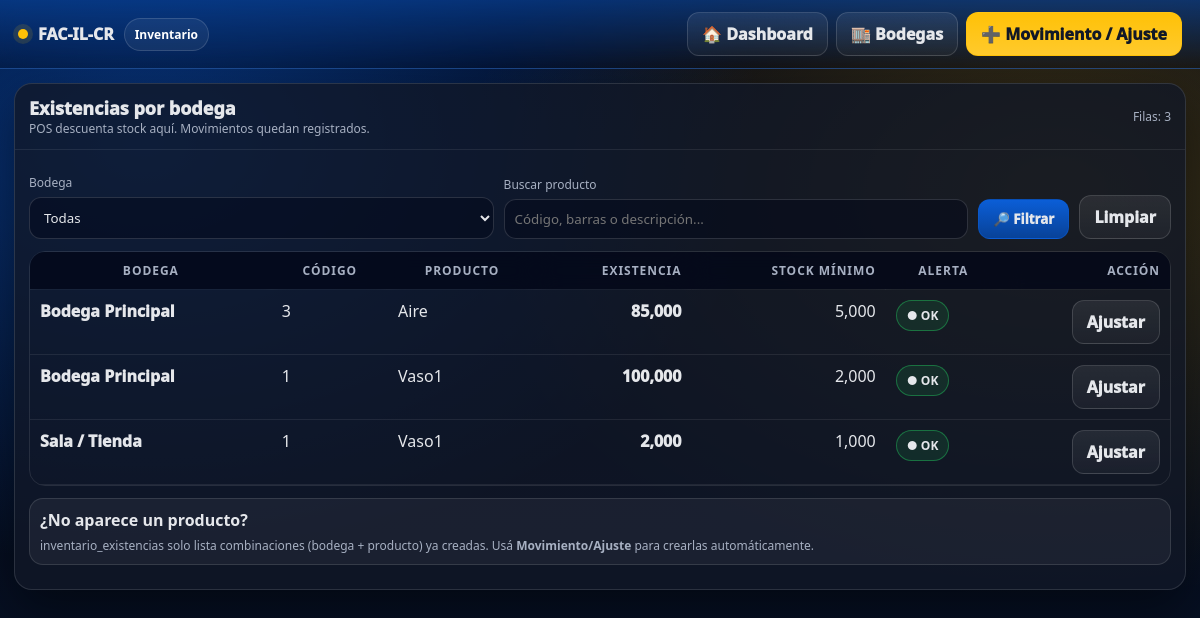
Screenshot of /inventario.php (signed in) with the database file from the repository.
### tables this page shows
CREATE TABLE `inventario_existencias` (
  `id` bigint(20) NOT NULL,
  `empresa_id` int(11) DEFAULT NULL,
  `bodega_id` int(11) NOT NULL,
  `producto_id` int(11) NOT NULL,
  `existencia` decimal(18,3) NOT NULL DEFAULT 0.000,
  `stock_minimo` decimal(18,3) NOT NULL DEFAULT 0.000,
  `updated_at` timestamp NULL DEFAULT NULL ON UPDATE current_timestamp()
);

CREATE TABLE `bodegas` (
  `id` int(11) NOT NULL,
  `empresa_id` int(11) NOT NULL,
  `sucursal_id` int(11) DEFAULT NULL,
  `nombre` varchar(120) NOT NULL,
  `estado` tinyint(4) NOT NULL DEFAULT 1,
  `created_at` timestamp NOT NULL DEFAULT current_timestamp()
);

CREATE TABLE `productos` (
  `id` int(11) NOT NULL,
  `empresa_id` int(11) NOT NULL,
  `codigo` varchar(50) NOT NULL,
  `codigo_barras` varchar(60) DEFAULT NULL,
  `descripcion` varchar(220) NOT NULL,
  `categoria` varchar(80) DEFAULT NULL,
  `cabys` varchar(20) DEFAULT NULL,
  `unidad` varchar(10) DEFAULT NULL,
  `costo` decimal(18,2) NOT NULL DEFAULT 0.00,
  `margen` decimal(6,3) NOT NULL DEFAULT 0.000,
  `margen_minimo` decimal(6,3) NOT NULL DEFAULT 0.000,
  `precio` decimal(18,2) NOT NULL DEFAULT 0.00,
  `impuesto_id` int(11) DEFAULT NULL,
  `estado` tinyint(4) NOT NULL DEFAULT 1,
  `created_at` timestamp NOT NULL DEFAULT current_timestamp(),
  `updated_at` timestamp NULL DEFAULT NULL ON UPDATE current_timestamp(),
  `stock_minimo` decimal(18,3) NOT NULL DEFAULT 0.000
);

### inventario.php (the view, shortened to what this page needs)
<?php
session_start(); require_once "config/db.php";
$empresa_id=(int)$_SESSION['empresa_id'];
$q=trim($_GET['q']??'');
$params=[$empresa_id,$empresa_id];
$where="ie.empresa_id=? AND p.empresa_id=?";
$sql="SELECT ie.bodega_id,b.nombre bodega,ie.producto_id,p.codigo,p.descripcion,ie.existencia,COALESCE(ie.stock_minimo,0) stock_minimo
      FROM inventario_existencias ie
      JOIN productos p ON p.id=ie.producto_id
      JOIN bodegas b ON b.id=ie.bodega_id
      WHERE $where
      ORDER BY b.nombre,p.descripcion
      LIMIT 800";
$rows=[];
try{ $qst=$pdo->prepare($sql); $qst->execute($params); $rows=$qst->fetchAll(PDO::FETCH_ASSOC); }catch(Throwable $e){ $rows=[]; }
function h($s){ return htmlspecialchars((string)$s, ENT_QUOTES, 'UTF-8'); }
?>
<!doctype html>
<html lang="es"><head>
</head><body>
<div class="header">
  <div class="brand"><span class="dot"></span> FAC-IL-CR <span class="pill">Inventario</span></div>
  <div class="actions">
    <a class="btn" href="dashboard.php">🏠 Dashboard</a>
    <a class="btn" href="bodegas.php">🏬 Bodegas</a>
    <a class="btn warn" href="inventario_nuevo.php">➕ Movimiento / Ajuste</a>
  </div>
</div>
<div class="wrap">
  <div class="card">
    <div class="hd">
      <div>
        <div style="font-weight:1000;font-size:18px">Existencias por bodega</div>
        <div class="small">POS descuenta stock aquí. Movimientos quedan registrados.</div>
      </div>
      <div class="small">Filas: <?=count($rows)?></div>
    </div>
    <div class="bd">
      <form method="get" class="grid">
        <div>
          <div class="label">Bodega</div>
          <select class="input" name="bodega_id">
            <option value="0">Todas</option>
          </select>
        </div>
        <div>
          <div class="label">Buscar producto</div>
          <input class="input" name="q" value="<?=h($q)?>" placeholder="Código, barras o descripción...">
        </div>
        <div>
          <div class="label">&nbsp;</div>
          <button class="btn primary" type="submit">🔎 Filtrar</button>
        </div>
        <div>
          <div class="label">&nbsp;</div>
          <a class="btn" href="inventario.php">Limpiar</a>
        </div>
      </form>
      <div style="margin-top:12px;overflow:auto;border:1px solid rgba(255,255,255,.10);border-radius:16px">
        <table class="table">
          <thead><tr>
            <th>Bodega</th><th>Código</th><th>Producto</th>
            <th class="right">Existencia</th><th class="right">Stock mínimo</th><th>Alerta</th><th class="right">Acción</th>
          </tr></thead>
          <tbody>
            <?php foreach($rows as $r):
              $ex=(float)$r['existencia']; $min=(float)$r['stock_minimo'];
              $alert=($min>0 && $ex<=$min);
            ?>
              <tr>
                <td style="font-weight:1000"><?=h($r['bodega'])?></td>
                <td><?=h($r['codigo'])?></td>
                <td><?=h($r['descripcion'])?></td>
                <td class="right" style="font-weight:1000"><?=number_format($ex,3,',','.')?></td>
                <td class="right"><?=number_format($min,3,',','.')?></td>
                <td><?= $alert ? '<span class="tag warn">⚠ Bajo mínimo</span>' : '<span class="tag ok">● OK</span>' ?></td>
                <td class="right"><a class="btn" href="inventario_nuevo.php?bodega_id=<?=$r['bodega_id']?>&producto_id=<?=$r['producto_id']?>">Ajustar</a></td>
              </tr>
            <?php endforeach; ?>
          </tbody>
        </table>
      </div>
      <div class="notice" style="margin-top:12px">
        <b>¿No aparece un producto?</b>
        <div class="small" style="margin-top:6px">
          <code>inventario_existencias</code> solo lista combinaciones (bodega + producto) ya creadas.
          Usá <b>Movimiento/Ajuste</b> para crearlas automáticamente.
        </div>
      </div>
    </div>
  </div>
</div>
</body></html>

### inventario.php (style rules this page uses)
:root { --azul:#0b5ed7; --azul-metal:#084298; --amarillo:#ffc107; --amarillo-metal:#ffca2c; --fondo:#071225; --card:rgba(17,24,39,.78); --borde:rgba(255,255,255,.12); --txt:#e5e7eb; --muted:#a7b0c2; --ok:#22c55e; --bad:#ef4444; }
* { box-sizing:border-box;font-family:system-ui,-apple-system,Segoe UI,Roboto,Arial }
body { margin:0;color:var(--txt); background: radial-gradient(1000px 680px at 12% 18%, rgba(11,94,215,.52), transparent 62%), radial-gradient(1000px 680px at 88% 24%, rgba(255,193,7,.22), transparent 60%), linear-gradient(180deg,#020617,var(--fondo)); min-height:100vh; }
.header { display:flex;align-items:center;justify-content:space-between;gap:14px; padding:12px 18px;border-bottom:1px solid rgba(255,255,255,.08); background:linear-gradient(180deg, rgba(8,66,152,.65), rgba(2,6,23,.25)); position:sticky;top:0;backdrop-filter: blur(12px); z-index:60; }
.brand { display:flex;align-items:center;gap:10px;font-weight:1000 }
.dot { width:10px;height:10px;border-radius:50%;background:var(--amarillo);box-shadow:0 0 0 5px rgba(255,193,7,.12) }
.pill { padding:7px 10px;border-radius:999px;border:1px solid rgba(255,255,255,.14);background:rgba(255,255,255,.06);font-size:12px;font-weight:900;color:#fff }
.btn { display:inline-flex;align-items:center;justify-content:center;gap:8px; padding:10px 14px;border-radius:12px;border:1px solid rgba(255,255,255,.14); background:linear-gradient(180deg,rgba(255,255,255,.08),rgba(255,255,255,.04)); color:var(--txt);font-weight:1000;cursor:pointer;text-decoration:none; }
.btn.primary { background:linear-gradient(180deg,var(--azul),var(--azul-metal));border-color:rgba(11,94,215,.45) }
.btn.warn { background:linear-gradient(180deg,var(--amarillo),var(--amarillo-metal));border-color:rgba(255,193,7,.55);color:#111827 }
.wrap { max-width:1400px;margin:auto;padding:14px }
.card { background:var(--card);border:1px solid var(--borde);border-radius:18px;box-shadow:0 18px 50px rgba(0,0,0,.45);overflow:hidden }
.card .hd { padding:12px 14px;border-bottom:1px solid rgba(255,255,255,.08);display:flex;justify-content:space-between;gap:10px;align-items:center }
.card .bd { padding:14px }
.input, select { width:100%;padding:10px;border-radius:12px;border:1px solid rgba(255,255,255,.14); background:rgba(2,6,23,.45);color:var(--txt);outline:none; }
.label { font-size:12px;color:var(--muted);margin:8px 0 6px }
.grid { display:grid;grid-template-columns:1fr 1fr auto auto;gap:10px;align-items:end }
.table { width:100%;border-collapse:collapse }
.table th,.table td { padding:10px;border-bottom:1px solid rgba(255,255,255,.08);vertical-align:top }
.table th { font-size:12px;color:var(--muted);text-transform:uppercase;letter-spacing:.08em;position:sticky;top:0;background:rgba(2,6,23,.75);backdrop-filter: blur(10px) }
.right { text-align:right }
.small { font-size:12px;color:var(--muted) }
.notice { padding:10px;border-radius:14px;border:1px solid rgba(255,255,255,.12);background:rgba(255,255,255,.05);margin-bottom:10px }
.tag { display:inline-flex;align-items:center;gap:8px;padding:6px 10px;border-radius:999px;border:1px solid rgba(255,255,255,.14);background:rgba(255,255,255,.06);font-weight:900;font-size:12px;white-space:nowrap }
.tag.ok { border-color:rgba(34,197,94,.45);background:rgba(34,197,94,.12) }
.actions { display:flex;gap:8px;flex-wrap:wrap;justify-content:flex-end }

### rows the page displays
inventario_existencias: bodega.nombre "Bodega Principal", producto.codigo "3", producto.descripcion "Aire", existencia "85,000", min "5,000", shows "● OK"
inventario_existencias: bodega.nombre "Bodega Principal", producto.codigo "1", producto.descripcion "Vaso1", existencia "100,000", min "2,000", shows "● OK"
inventario_existencias: bodega.nombre "Sala / Tienda", producto.codigo "1", producto.descripcion "Vaso1", existencia "2,000", min "1,000", shows "● OK"

### other values shown
count($rows) "3"
